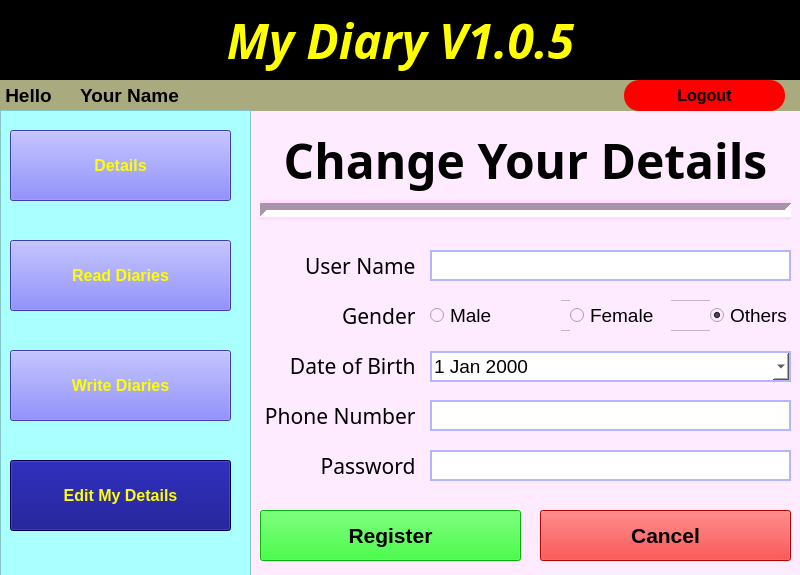
<?xml version="1.0" encoding="UTF-8"?>
<ui version="4.0">
 <class>MainWindow</class>
 <widget class="QMainWindow" name="MainWindow">
  <property name="geometry">
   <rect>
    <x>0</x>
    <y>0</y>
    <width>800</width>
    <height>575</height>
   </rect>
  </property>
  <property name="windowTitle">
   <string>MainWindow</string>
  </property>
  <property name="styleSheet">
   <string notr="true">background-color: rgb(255, 235, 255);</string>
  </property>
  <widget class="QWidget" name="centralwidget">
   <widget class="QLabel" name="label">
    <property name="geometry">
     <rect>
      <x>0</x>
      <y>0</y>
      <width>801</width>
      <height>81</height>
     </rect>
    </property>
    <property name="font">
     <font>
      <family>Segoe UI Semibold</family>
      <pointsize>36</pointsize>
      <weight>75</weight>
      <italic>true</italic>
      <bold>true</bold>
     </font>
    </property>
    <property name="styleSheet">
     <string notr="true">color: rgb(255, 255, 0);
background-color: rgb(0, 0, 0);</string>
    </property>
    <property name="text">
     <string>My Diary V1.0.5</string>
    </property>
    <property name="alignment">
     <set>Qt::AlignCenter</set>
    </property>
   </widget>
   <widget class="QLabel" name="label_2">
    <property name="geometry">
     <rect>
      <x>0</x>
      <y>80</y>
      <width>801</width>
      <height>31</height>
     </rect>
    </property>
    <property name="font">
     <font>
      <pointsize>14</pointsize>
      <weight>75</weight>
      <bold>true</bold>
     </font>
    </property>
    <property name="styleSheet">
     <string notr="true">background-color: rgb(170, 170, 127);</string>
    </property>
    <property name="text">
     <string> Hello</string>
    </property>
   </widget>
   <widget class="QLabel" name="label_3">
    <property name="geometry">
     <rect>
      <x>80</x>
      <y>80</y>
      <width>331</width>
      <height>31</height>
     </rect>
    </property>
    <property name="font">
     <font>
      <pointsize>14</pointsize>
      <weight>75</weight>
      <bold>true</bold>
     </font>
    </property>
    <property name="styleSheet">
     <string notr="true">background-color: rgba(255, 255, 255,0);</string>
    </property>
    <property name="text">
     <string>Your Name</string>
    </property>
   </widget>
   <widget class="QPushButton" name="pushButton">
    <property name="geometry">
     <rect>
      <x>624</x>
      <y>80</y>
      <width>161</width>
      <height>31</height>
     </rect>
    </property>
    <property name="font">
     <font>
      <pointsize>12</pointsize>
      <weight>75</weight>
      <bold>true</bold>
     </font>
    </property>
    <property name="styleSheet">
     <string notr="true">background-color: rgb(255, 0, 0);
border-radius: 15px;</string>
    </property>
    <property name="text">
     <string>Logout</string>
    </property>
   </widget>
   <widget class="QFrame" name="frame">
    <property name="geometry">
     <rect>
      <x>0</x>
      <y>110</y>
      <width>251</width>
      <height>491</height>
     </rect>
    </property>
    <property name="styleSheet">
     <string notr="true">background-color: rgb(170, 255, 255);</string>
    </property>
    <property name="frameShape">
     <enum>QFrame::StyledPanel</enum>
    </property>
    <property name="frameShadow">
     <enum>QFrame::Raised</enum>
    </property>
    <widget class="QPushButton" name="pushButton_2">
     <property name="geometry">
      <rect>
       <x>10</x>
       <y>20</y>
       <width>221</width>
       <height>71</height>
      </rect>
     </property>
     <property name="font">
      <font>
       <pointsize>12</pointsize>
       <weight>75</weight>
       <bold>true</bold>
      </font>
     </property>
     <property name="styleSheet">
      <string notr="true">background-color: rgb(85, 85, 255);
color: rgb(255, 255, 0);</string>
     </property>
     <property name="text">
      <string>Details</string>
     </property>
    </widget>
    <widget class="QPushButton" name="pushButton_3">
     <property name="geometry">
      <rect>
       <x>10</x>
       <y>130</y>
       <width>221</width>
       <height>71</height>
      </rect>
     </property>
     <property name="font">
      <font>
       <pointsize>12</pointsize>
       <weight>75</weight>
       <bold>true</bold>
      </font>
     </property>
     <property name="styleSheet">
      <string notr="true">background-color: rgb(85, 85, 255);
color: rgb(255, 255, 0);</string>
     </property>
     <property name="text">
      <string>Read Diaries</string>
     </property>
    </widget>
    <widget class="QPushButton" name="pushButton_4">
     <property name="geometry">
      <rect>
       <x>10</x>
       <y>240</y>
       <width>221</width>
       <height>71</height>
      </rect>
     </property>
     <property name="font">
      <font>
       <pointsize>12</pointsize>
       <weight>75</weight>
       <bold>true</bold>
      </font>
     </property>
     <property name="styleSheet">
      <string notr="true">background-color: rgb(85, 85, 255);
color: rgb(255, 255, 0);</string>
     </property>
     <property name="text">
      <string>Write Diaries</string>
     </property>
    </widget>
    <widget class="QPushButton" name="pushButton_5">
     <property name="geometry">
      <rect>
       <x>10</x>
       <y>350</y>
       <width>221</width>
       <height>71</height>
      </rect>
     </property>
     <property name="font">
      <font>
       <pointsize>12</pointsize>
       <weight>75</weight>
       <bold>true</bold>
      </font>
     </property>
     <property name="styleSheet">
      <string notr="true">background-color: rgb(0, 0, 127);
color: rgb(255, 255, 0);</string>
     </property>
     <property name="text">
      <string>Edit My Details</string>
     </property>
    </widget>
   </widget>
   <widget class="QLabel" name="label_8">
    <property name="geometry">
     <rect>
      <x>260</x>
      <y>450</y>
      <width>161</width>
      <height>31</height>
     </rect>
    </property>
    <property name="font">
     <font>
      <family>MV Boli</family>
      <pointsize>16</pointsize>
     </font>
    </property>
    <property name="styleSheet">
     <string notr="true">background-color: rgba(255, 255, 255,0);</string>
    </property>
    <property name="text">
     <string>Password </string>
    </property>
    <property name="alignment">
     <set>Qt::AlignRight|Qt::AlignTrailing|Qt::AlignVCenter</set>
    </property>
   </widget>
   <widget class="QLineEdit" name="lineEdit_4">
    <property name="geometry">
     <rect>
      <x>430</x>
      <y>400</y>
      <width>361</width>
      <height>31</height>
     </rect>
    </property>
    <property name="font">
     <font>
      <pointsize>14</pointsize>
     </font>
    </property>
    <property name="cursor">
     <cursorShape>ForbiddenCursor</cursorShape>
    </property>
    <property name="styleSheet">
     <string notr="true">background-color: rgb(255, 255, 255);
border: 2px solid;
border-color: rgb(180, 180, 255);
</string>
    </property>
    <property name="readOnly">
     <bool>true</bool>
    </property>
   </widget>
   <widget class="QPushButton" name="pushButton_6">
    <property name="geometry">
     <rect>
      <x>540</x>
      <y>510</y>
      <width>251</width>
      <height>51</height>
     </rect>
    </property>
    <property name="font">
     <font>
      <pointsize>16</pointsize>
      <weight>75</weight>
      <bold>true</bold>
     </font>
    </property>
    <property name="styleSheet">
     <string notr="true">background-color: rgb(255, 0, 0);</string>
    </property>
    <property name="text">
     <string>Cancel</string>
    </property>
   </widget>
   <widget class="QLabel" name="label_4">
    <property name="geometry">
     <rect>
      <x>260</x>
      <y>250</y>
      <width>161</width>
      <height>31</height>
     </rect>
    </property>
    <property name="font">
     <font>
      <family>MV Boli</family>
      <pointsize>16</pointsize>
     </font>
    </property>
    <property name="styleSheet">
     <string notr="true">background-color: rgba(255, 255, 255,0);</string>
    </property>
    <property name="text">
     <string>User Name </string>
    </property>
    <property name="alignment">
     <set>Qt::AlignRight|Qt::AlignTrailing|Qt::AlignVCenter</set>
    </property>
   </widget>
   <widget class="QFrame" name="frame_2">
    <property name="geometry">
     <rect>
      <x>430</x>
      <y>300</y>
      <width>361</width>
      <height>31</height>
     </rect>
    </property>
    <property name="frameShape">
     <enum>QFrame::StyledPanel</enum>
    </property>
    <property name="frameShadow">
     <enum>QFrame::Raised</enum>
    </property>
    <widget class="QRadioButton" name="radioButton">
     <property name="geometry">
      <rect>
       <x>0</x>
       <y>0</y>
       <width>131</width>
       <height>31</height>
      </rect>
     </property>
     <property name="font">
      <font>
       <pointsize>14</pointsize>
       <weight>50</weight>
       <bold>false</bold>
      </font>
     </property>
     <property name="styleSheet">
      <string notr="true"/>
     </property>
     <property name="text">
      <string>Male</string>
     </property>
     <property name="iconSize">
      <size>
       <width>32</width>
       <height>32</height>
      </size>
     </property>
    </widget>
    <widget class="QRadioButton" name="radioButton_2">
     <property name="geometry">
      <rect>
       <x>140</x>
       <y>0</y>
       <width>101</width>
       <height>31</height>
      </rect>
     </property>
     <property name="font">
      <font>
       <pointsize>14</pointsize>
      </font>
     </property>
     <property name="text">
      <string>Female</string>
     </property>
    </widget>
    <widget class="QRadioButton" name="radioButton_3">
     <property name="geometry">
      <rect>
       <x>280</x>
       <y>0</y>
       <width>171</width>
       <height>31</height>
      </rect>
     </property>
     <property name="font">
      <font>
       <pointsize>14</pointsize>
      </font>
     </property>
     <property name="text">
      <string>Others</string>
     </property>
     <property name="checked">
      <bool>true</bool>
     </property>
    </widget>
   </widget>
   <widget class="QLineEdit" name="lineEdit_5">
    <property name="geometry">
     <rect>
      <x>430</x>
      <y>450</y>
      <width>361</width>
      <height>31</height>
     </rect>
    </property>
    <property name="font">
     <font>
      <pointsize>14</pointsize>
     </font>
    </property>
    <property name="styleSheet">
     <string notr="true">background-color: rgb(255, 255, 255);
border: 2px solid;
border-color: rgb(180, 180, 255);
</string>
    </property>
    <property name="echoMode">
     <enum>QLineEdit::Password</enum>
    </property>
   </widget>
   <widget class="QPushButton" name="pushButton_7">
    <property name="geometry">
     <rect>
      <x>260</x>
      <y>510</y>
      <width>261</width>
      <height>51</height>
     </rect>
    </property>
    <property name="font">
     <font>
      <pointsize>16</pointsize>
      <weight>75</weight>
      <bold>true</bold>
     </font>
    </property>
    <property name="styleSheet">
     <string notr="true">background-color: rgb(0, 255, 0);</string>
    </property>
    <property name="text">
     <string>Register</string>
    </property>
   </widget>
   <widget class="QLabel" name="label_6">
    <property name="geometry">
     <rect>
      <x>260</x>
      <y>350</y>
      <width>161</width>
      <height>31</height>
     </rect>
    </property>
    <property name="font">
     <font>
      <family>MV Boli</family>
      <pointsize>16</pointsize>
     </font>
    </property>
    <property name="styleSheet">
     <string notr="true">background-color: rgba(255, 255, 255,0);</string>
    </property>
    <property name="text">
     <string>Date of Birth </string>
    </property>
    <property name="alignment">
     <set>Qt::AlignRight|Qt::AlignTrailing|Qt::AlignVCenter</set>
    </property>
   </widget>
   <widget class="QLabel" name="label_5">
    <property name="geometry">
     <rect>
      <x>260</x>
      <y>300</y>
      <width>161</width>
      <height>31</height>
     </rect>
    </property>
    <property name="font">
     <font>
      <family>MV Boli</family>
      <pointsize>16</pointsize>
     </font>
    </property>
    <property name="styleSheet">
     <string notr="true">background-color: rgba(255, 255, 255,0);</string>
    </property>
    <property name="text">
     <string>Gender </string>
    </property>
    <property name="alignment">
     <set>Qt::AlignRight|Qt::AlignTrailing|Qt::AlignVCenter</set>
    </property>
   </widget>
   <widget class="QLineEdit" name="lineEdit">
    <property name="geometry">
     <rect>
      <x>430</x>
      <y>250</y>
      <width>361</width>
      <height>31</height>
     </rect>
    </property>
    <property name="font">
     <font>
      <pointsize>14</pointsize>
     </font>
    </property>
    <property name="styleSheet">
     <string notr="true">background-color: rgb(255, 255, 255);
border: 2px solid;
border-color: rgb(180, 180, 255);
</string>
    </property>
   </widget>
   <widget class="QDateEdit" name="dateEdit">
    <property name="geometry">
     <rect>
      <x>430</x>
      <y>351</y>
      <width>361</width>
      <height>31</height>
     </rect>
    </property>
    <property name="font">
     <font>
      <pointsize>14</pointsize>
     </font>
    </property>
    <property name="styleSheet">
     <string notr="true">background-color: rgb(255, 255, 255);
border: 2px solid;
border-color: rgb(180, 180, 255);</string>
    </property>
    <property name="calendarPopup">
     <bool>true</bool>
    </property>
   </widget>
   <widget class="QLabel" name="label_7">
    <property name="geometry">
     <rect>
      <x>260</x>
      <y>400</y>
      <width>161</width>
      <height>31</height>
     </rect>
    </property>
    <property name="font">
     <font>
      <family>MV Boli</family>
      <pointsize>16</pointsize>
     </font>
    </property>
    <property name="styleSheet">
     <string notr="true">background-color: rgba(255, 255, 255,0);</string>
    </property>
    <property name="text">
     <string>Phone Number </string>
    </property>
    <property name="alignment">
     <set>Qt::AlignRight|Qt::AlignTrailing|Qt::AlignVCenter</set>
    </property>
   </widget>
   <widget class="Line" name="line">
    <property name="geometry">
     <rect>
      <x>260</x>
      <y>200</y>
      <width>531</width>
      <height>20</height>
     </rect>
    </property>
    <property name="font">
     <font>
      <pointsize>14</pointsize>
      <weight>75</weight>
      <bold>true</bold>
     </font>
    </property>
    <property name="styleSheet">
     <string notr="true">background-color: rgb(253, 220, 255);</string>
    </property>
    <property name="lineWidth">
     <number>7</number>
    </property>
    <property name="orientation">
     <enum>Qt::Horizontal</enum>
    </property>
   </widget>
   <widget class="QLabel" name="label_9">
    <property name="geometry">
     <rect>
      <x>260</x>
      <y>120</y>
      <width>531</width>
      <height>80</height>
     </rect>
    </property>
    <property name="sizePolicy">
     <sizepolicy hsizetype="Preferred" vsizetype="Preferred">
      <horstretch>0</horstretch>
      <verstretch>2</verstretch>
     </sizepolicy>
    </property>
    <property name="sizeIncrement">
     <size>
      <width>0</width>
      <height>0</height>
     </size>
    </property>
    <property name="font">
     <font>
      <family>Segoe Script</family>
      <pointsize>36</pointsize>
      <weight>75</weight>
      <bold>true</bold>
     </font>
    </property>
    <property name="styleSheet">
     <string notr="true">background-color: rgba(255, 255, 255,0);</string>
    </property>
    <property name="text">
     <string>Change Your Details</string>
    </property>
    <property name="alignment">
     <set>Qt::AlignCenter</set>
    </property>
   </widget>
  </widget>
 </widget>
 <resources/>
 <connections/>
</ui>
